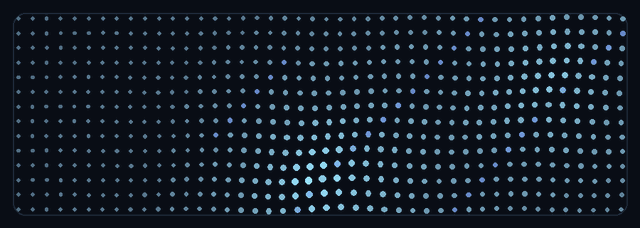
#> input picture docs/images/demo_preview.gif, 640 x 228 px
$ python resize_demo_gif.py
#> lines starting #> are read from the running program, lines starting #| are printed output that depends on the picture
from __future__ import annotations

from pathlib import Path

from PIL import Image


def main() -> None:
    path = Path(__file__).resolve().parents[1] / "docs" / "images" / "demo_preview.gif"
    img = Image.open(path)
#> img is the input picture: PIL image 640x228 P; mean R, G, B 18.3, 25.9, 35.6

    frames = []
    i = 0
    while True:
        try:
            img.seek(i)
        except EOFError:
            break
        fr = img.convert("RGBA")
        fr = fr.resize((640, 228), Image.Resampling.LANCZOS)
        frames.append(fr.convert("P", palette=Image.Palette.ADAPTIVE))
        i += 2  # keep every other frame to reduce size
#> this loop made 12 passes
#> pass 2, in main, `fr = img.convert("RGBA")`:
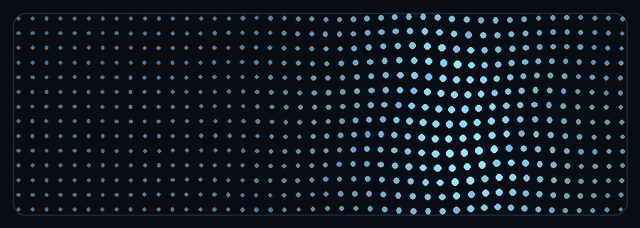
#> fr: PIL image 640x228 RGBA; mean R, G, B, A 19.1, 27.3, 37, 255
#> pass 3, in main, `fr = img.convert("RGBA")`:
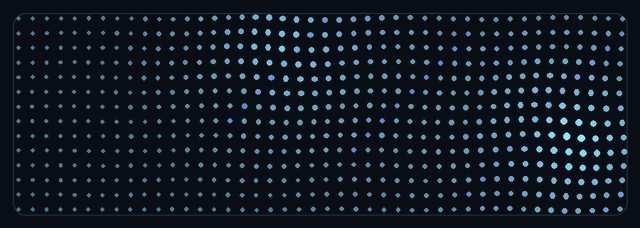
#> fr: PIL image 640x228 RGBA; mean R, G, B, A 18, 25.6, 35.3, 255
#> after the loop:
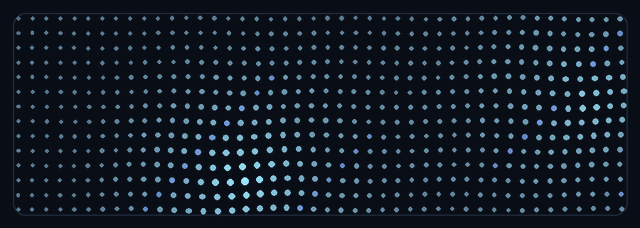
#> fr: PIL image 640x228 RGBA; mean R, G, B, A 17.8, 25.2, 34.8, 255
#> after the loop, frames = 11 items; i = 22

    duration = img.info.get("duration", 40)
#> duration = 80
    frames[0].save(
        path,
        save_all=True,
        append_images=frames[1:],
        duration=duration * 2,
        loop=0,
        optimize=True,
        disposal=2,
    )
    print(f"frames={len(frames)} bytes={path.stat().st_size}")
#| frames=11 bytes=451329


if __name__ == "__main__":
    main()
